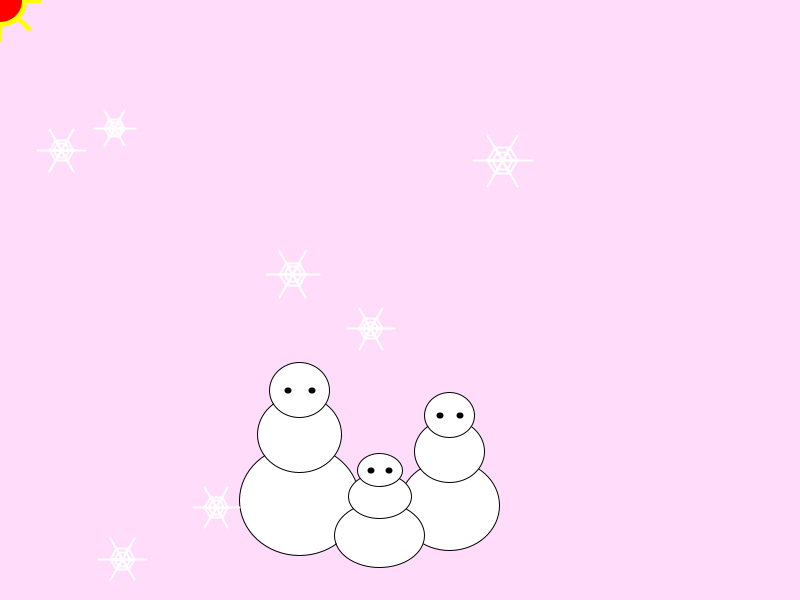
Frame 1 (no input)
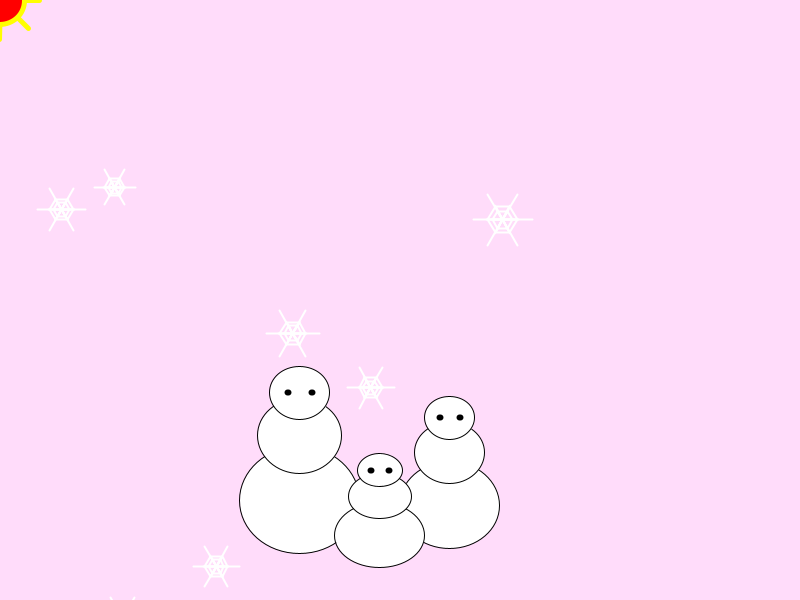
Frame 60 (the mouse pressed at the canvas centre just before this capture)
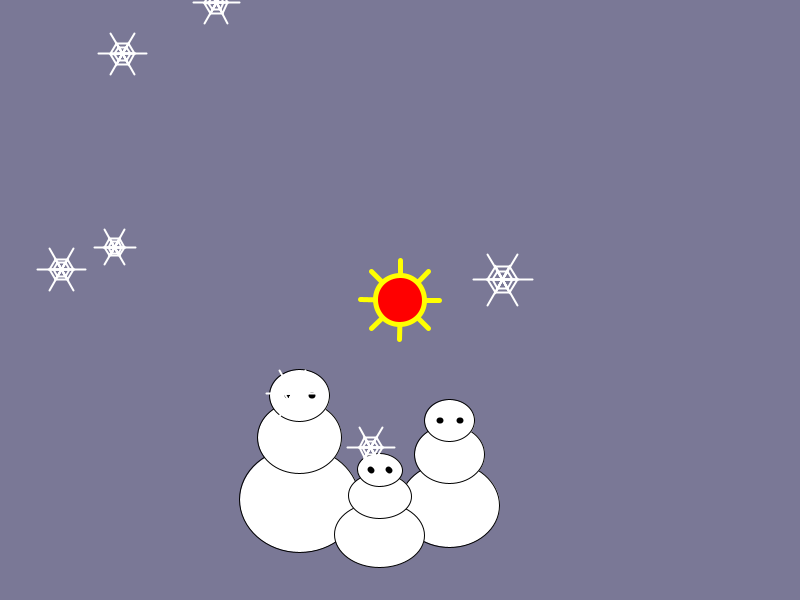
Frame 120 (the mouse held since frame 60 and released just before this capture)

The Processing sketch that drew these frames (run headless with seeded random() and noise(); from frame 60 on, the mouse is pressed at the canvas centre):

// Processing sketch: processing_73108
// ── processing_73108.pde

/*****************************************
 * Assignment    #3
 * Name:         Baijie Lu (Siv)
 * E-mail:       blu@brynmawr.edu
 * Course:       CS 110 - Section 01
 * Submitted:    10/3/2012
 * 
 *The project is about a snowy day. If you put the mouse at the left-upper part of the screen, a sun will follow the
 mouse and the snowmen start to melt or shrink. If the mouse is at the right-upper part of the screen, a moon will 
 appear and the snowmen go back to their default heights. Also the background changes color as the mouse is moved horizontally,
 to creat the daylight changing effect. 
 If you click on any of the snowmen, the outer two ones will come closer. By the way the three snowmen are Mom, Dad
 and the little kid. 
 
 The techniques I used in my project are basically objects and functions. Apparently I understood the assignment wrong.
 I though we were supposed to design two objects as objects in processing language. Also I tried the translate function 
 to create the shapes I want, although I didn't fully manage it at the beginning.  
 ***********************************************/



//define the Snow class
class Snow {
  float x;
  float y;
  float snowSize;

  Snow(float tempx, float tempy, float tempsnowSize) {
    x=tempx;
    y=tempy;
    snowSize=tempsnowSize;
  }
  //draw the shape of the snow
  void display() {
    pushMatrix();
    strokeWeight(2);
    noFill();
    stroke(255);
    strokeCap(ROUND);
    translate(x, y);
    for (int i=0;i<6;i++) {
      rotate(TWO_PI/6);
      line(0, 0, snowSize, 0);
      triangle(0, 0, snowSize/3, 0, snowSize/6, 1.73*snowSize/6);
      triangle(0, 0, snowSize/2, 0, snowSize/4, 1.73*snowSize/4);
    }
    popMatrix();
  }

  // simulate the snowing effect
  void snowMovement() {
    if (y<height+snowSize) y++;
    if (y>=height+snowSize) y=0;
  }
}



//define the Snowman class
class Snowman {
  float a, b, w, h;

  Snowman(float tempa, float tempb, float tempw, float temph) {
    a=tempa;
    b=tempb;
    w=tempw;
    h=temph;
  }

  //draw the snowman
  void display() {
    fill(255);
    stroke(0);
    ellipseMode(CENTER);
    strokeWeight(1);
    ellipse(a, b, w, h);
    ellipse(a, b-0.6*h, 0.7*w, 0.7*h);
    ellipse(a, b-1.*h, 0.5*w, 0.5*h);
    strokeWeight(6);
    point(a-0.1*w, b-h);
    point(a+0.1*w, b-h);
  }

  void melting1() {
    if (mouseX<=400 && mouseY<=300) {
      h=h-0.05;
    }
    else if (mouseX>=400) {
      h=110;
    }
    if (h<=50)h=50;
  }

  void melting2() {
    if (mouseX<=400 && mouseY<=300) {
      h=h-0.05;
    }
    else if (mouseX>=400) {
      h=90;
    }
    if (h<=40)h=40;
  }

  void movement1() {
    a=a+1;
    a=constrain(a, 300, 350);
  }
  void movement2() {
    a=a-1;
    a=constrain(a, 400, 450);
  }
}

//declare my objects
Snowman snowman1;
Snowman snowman2;
Snowman snowman3;
Snow[] snowflakes = new Snow[7];


void setup() { 
  size(800, 600);
  smooth();
  //creat different sizes of snowmen to make them look like a family
  snowman1=new Snowman(300, 500, 120, 110);
  snowman2=new Snowman(450, 505, 100, 90);
  snowman3=new Snowman(380, 535, 90, 65);

  // display random snow sizes and positions
  for (int i=0;i<7;i++) {
    snowflakes[i]= new Snow(random(50, width-50), random(10, height-10), random(20, 30));
  }
}


void draw() {
  // change background color as mouse moves
  background(255-mouseX/3, 220-mouseX/4, 250-mouseX/4);


  //draw the daytime
  if (mouseX<=400 && mouseY<=300) {
    sunshine(); 
    translate(-mouseX, -mouseY);
    fill(255, 0, 0);
    ellipse(mouseX, mouseY, 50, 50);
  }

  //draw the night time
  if (mouseX>400 && mouseY<=300) {
    strokeWeight(12);
    stroke(255, 255, 0);
    ellipseMode(CORNER);
    arc(mouseX, mouseY, 50, 50, HALF_PI, PI+HALF_PI+QUARTER_PI);
    arc(mouseX+15, mouseY+9, 46, 44, HALF_PI+QUARTER_PI, PI+HALF_PI);
    arc(mouseX+10, mouseY+5, 40, 40, HALF_PI+QUARTER_PI, PI+HALF_PI);
  }

  //display the smowmen
  snowman1.display();
  snowman1.melting1();
  snowman2.display();
  snowman2.melting2();
  snowman3.display();

  //click mouse to make the snowmen come closer    
  if (mouseX>250 && mouseX<500 && mouseY>400 && mousePressed) {
    snowman1.movement1();
    snowman2.movement2();
  }




  //display the snowflakes
  for (int i=0;i<7;i++) {
    snowflakes[i].display();
    snowflakes[i].snowMovement();
  }
}

//the sunshine function is called to draw the sunshine around the sun
void sunshine() {
  strokeWeight(5);
  stroke(255, 255, 0);
  translate(mouseX, mouseY);
  for (int i=0;i<8;i++) {
    rotate(TWO_PI/8);
    line(0, 0, 40, 0);
  }
}
